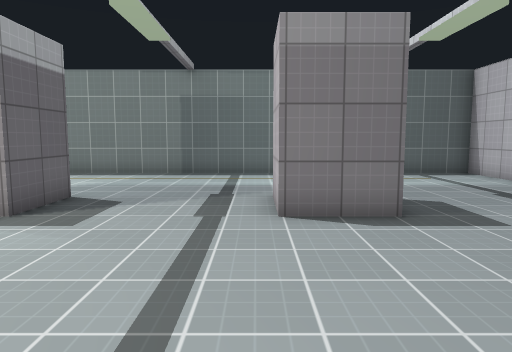
[1] (above)

19 first-person views from a walk through a level from a Godot 3-D game. The camera is 1.4 m above the floor, tilts 6° down and sees 70° across. The floor is counted in squares, 1 m on a side. Each view is taken from the middle of a square. On the plan, view 1 faces up. The plan holds only what a view shows up to about 16 squares ahead; the rest is blank. Surface patterns are stand-ins for the level's own textures.

[2]
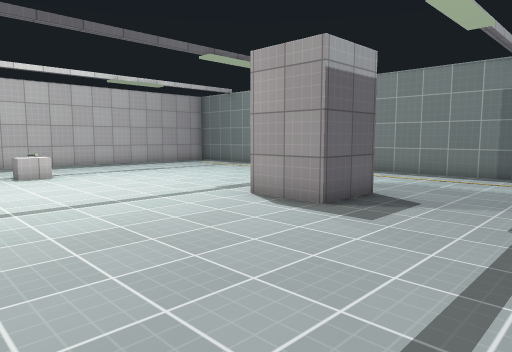

[3]
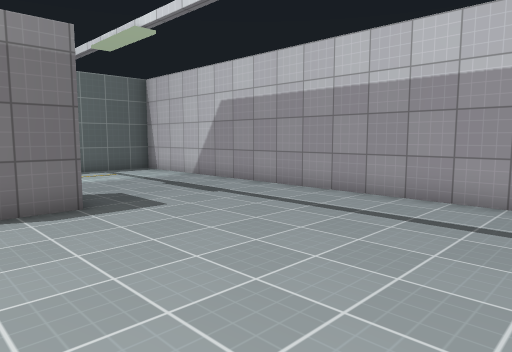

[4]
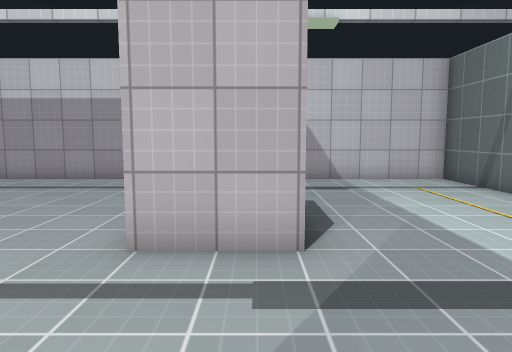

[5]
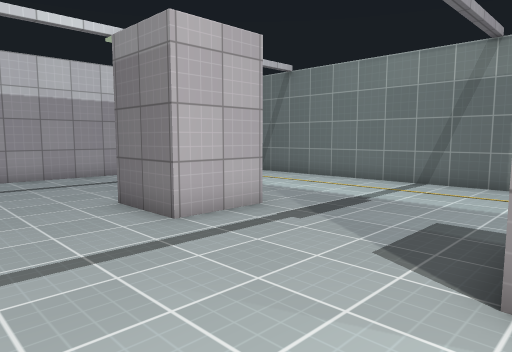

[6]
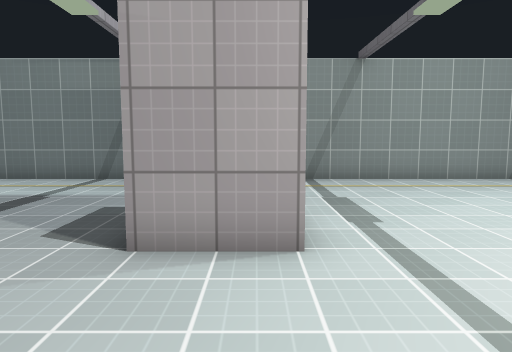

[7]
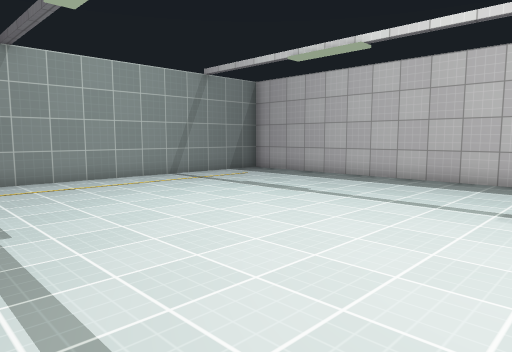

[8]
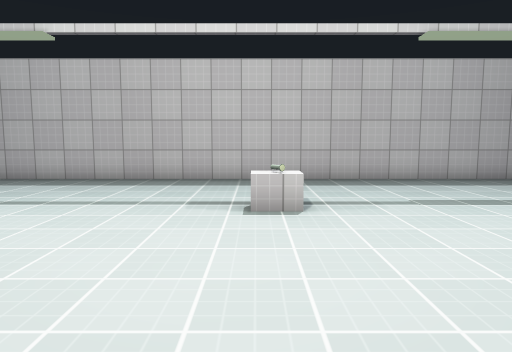

[9]
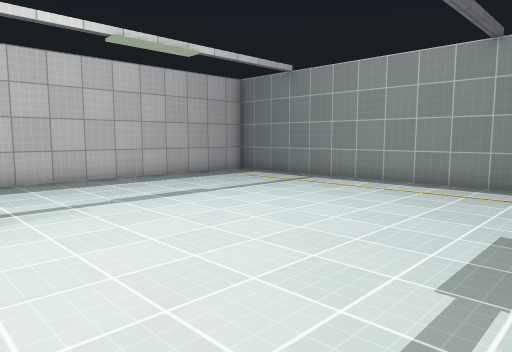

[10]
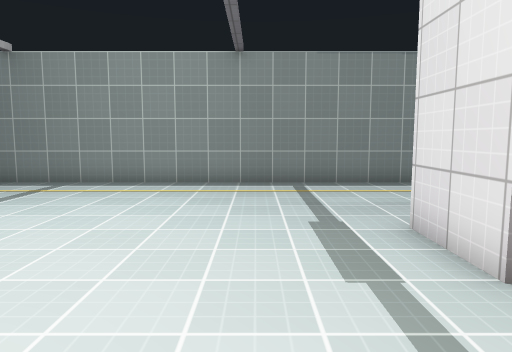

[11]
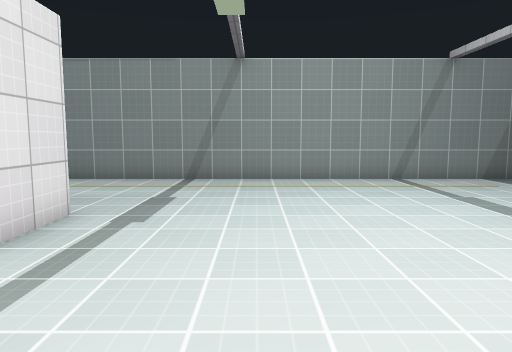

[12]
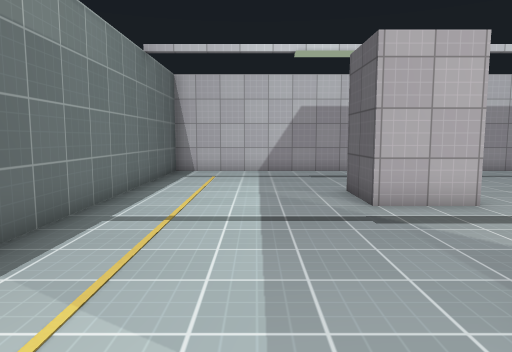

[13]
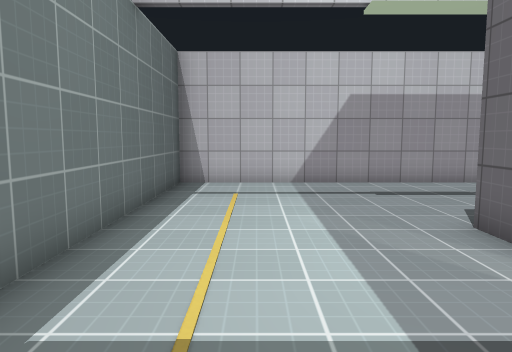

[14]
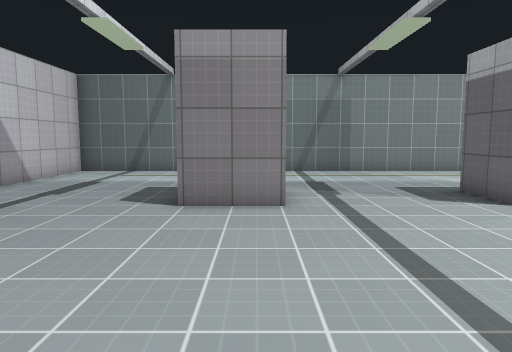

[15]
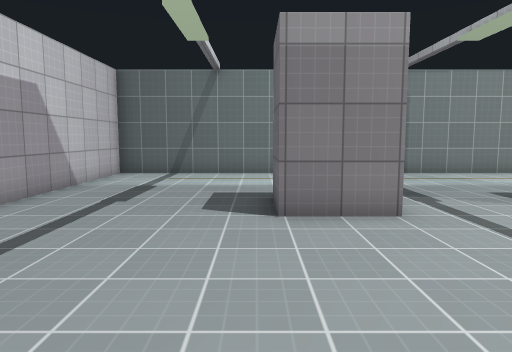

[16]
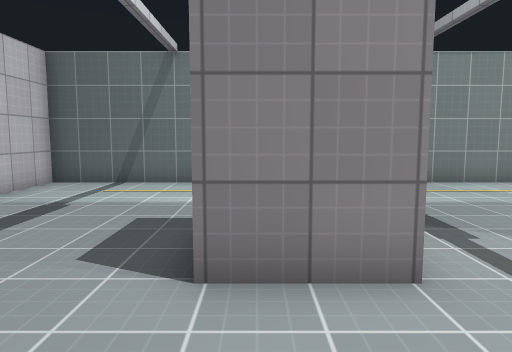

[17]
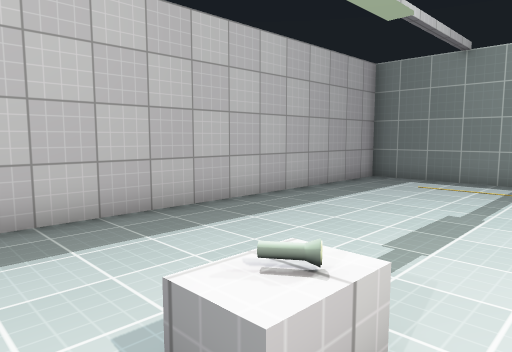

[18]
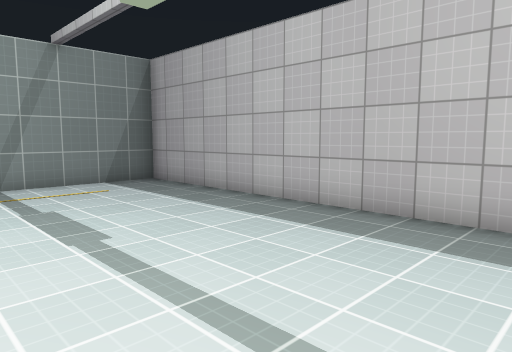

[19]
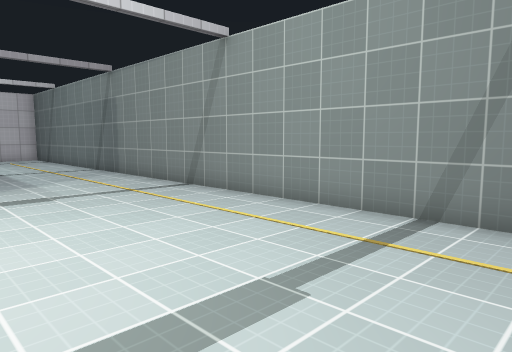

### Floor plan
Points are (right, up) in squares from view 1. A wall is a line through its corners. A room is listed if a view was taken in it or the views show most of it. See-through windows are left out.
Room 1 (views 1, 2, 3, 4, 5, 6, 7, 8, 9, 10, 11, 12, 13, 14, 15, 16, 17, 18, 19)
walls: (-6.6, -1.4) (-4.4, -1.4) (-4.4, -3.6); (-4.4, 8.6) (-4.4, 6.4) (-6.6, 6.4) (-6.6, 8.6); (-6.6, -3.6) (-6.6, -1.8); (0.4, -3.6) (0.4, -1.4) (2.6, -1.4) (2.6, -3.6); (2.6, 6.4) (0.4, 6.4) (0.4, 8.6) (2.6, 8.6); (-19.4, 14.4) (-19.4, -9.4) (8.4, -9.4) (8.4, 14.4) (-19.4, 14.4)
low walls: (-13.8, 4) (-13.8, 3.4)
objects: flashlight (-14, 3)

Where each view was taken, in squares from view 1:
view 1: 0 up, 0 right, facing up
view 2: 0 up, 0 right, facing up-left
view 3: 1 down, 0 right, facing up-right
view 4: 3 down, 4 left, facing right
view 5: 2 up, 5 left, facing down-right
view 6: 3 up, 6 left, facing down
view 7: 3 up, 7 left, facing down-left
view 8: 3 up, 7 left, facing left
view 9: 3 up, 7 left, facing up-left
view 10: 3 up, 9 left, facing up
view 11: 3 up, 10 left, facing down
view 12: 11 up, 7 left, facing right
view 13: 12 up, 3 left, facing right
view 14: 6 up, 1 right, facing down
view 15: 5 up, 3 right, facing down
view 16: 2 up, 2 right, facing down
view 17: 2 up, 13 left, facing up-left
view 18: 2 up, 13 left, facing down-left
view 19: 3 down, 17 left, facing down-right
